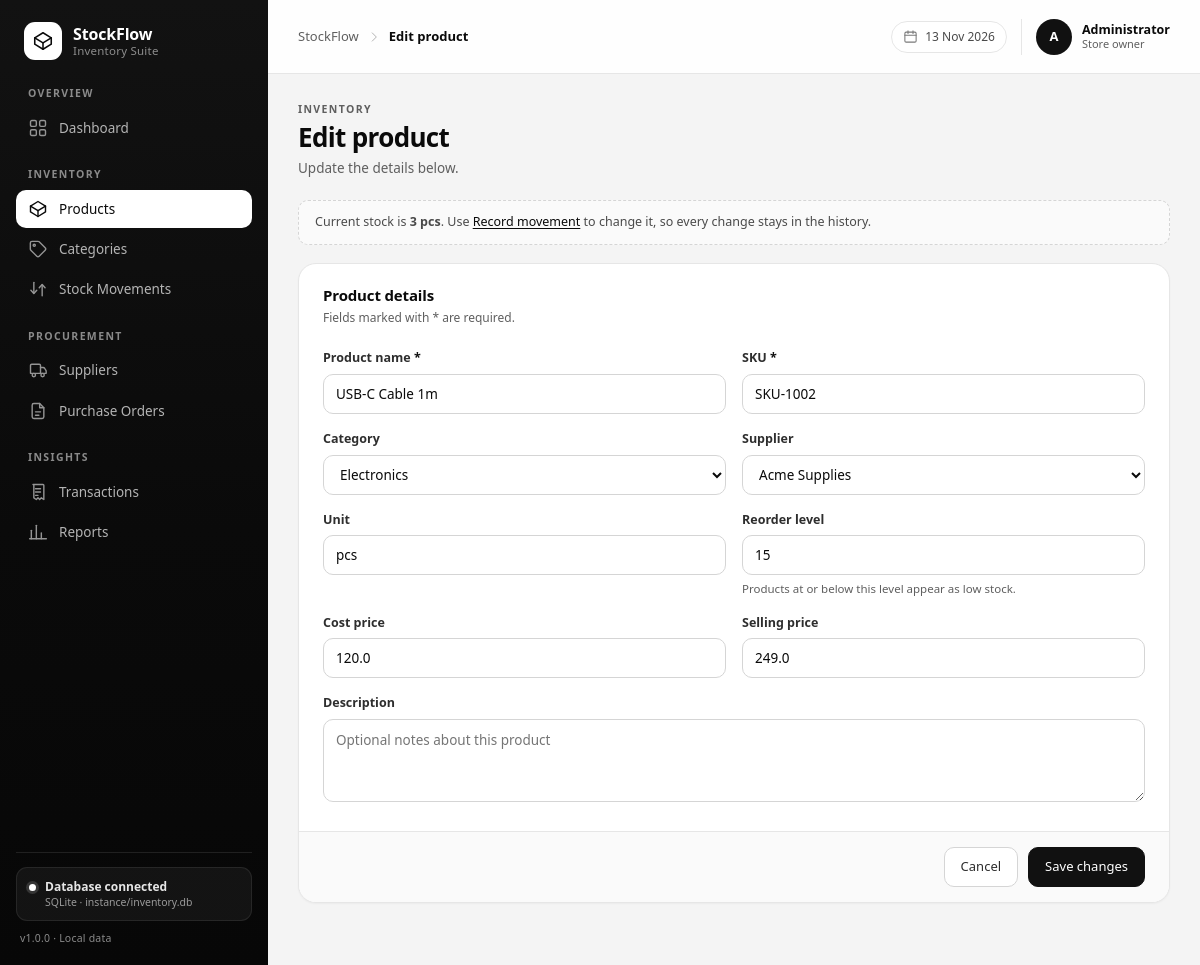
Page /products/2/edit on the committed database.
### tables this page shows
CREATE TABLE products (
    id            INTEGER PRIMARY KEY AUTOINCREMENT,
    sku           TEXT NOT NULL UNIQUE,
    name          TEXT NOT NULL,
    description   TEXT,
    category_id   INTEGER REFERENCES categories(id) ON DELETE SET NULL,
    supplier_id   INTEGER REFERENCES suppliers(id) ON DELETE SET NULL,
    unit          TEXT NOT NULL DEFAULT 'pcs',
    cost_price    REAL NOT NULL DEFAULT 0 CHECK (cost_price >= 0),
    selling_price REAL NOT NULL DEFAULT 0 CHECK (selling_price >= 0),
    quantity      INTEGER NOT NULL DEFAULT 0 CHECK (quantity >= 0),
    reorder_level INTEGER NOT NULL DEFAULT 0 CHECK (reorder_level >= 0),
    is_active     INTEGER NOT NULL DEFAULT 1 CHECK (is_active IN (0, 1)),
    created_at    TEXT NOT NULL DEFAULT (datetime('now', 'localtime')),
    updated_at    TEXT NOT NULL DEFAULT (datetime('now', 'localtime'))
);

CREATE TABLE categories (
    id          INTEGER PRIMARY KEY AUTOINCREMENT,
    name        TEXT NOT NULL UNIQUE,
    description TEXT,
    created_at  TEXT NOT NULL DEFAULT (datetime('now', 'localtime'))
);

CREATE TABLE suppliers (
    id             INTEGER PRIMARY KEY AUTOINCREMENT,
    name           TEXT NOT NULL,
    contact_person TEXT,
    email          TEXT,
    phone          TEXT,
    address        TEXT,
    created_at     TEXT NOT NULL DEFAULT (datetime('now', 'localtime'))
);

### routes/products.py (the view, shortened to what this page needs)
@products_bp.route("/<int:product_id>/edit", methods=["GET", "POST"])
def edit(product_id):
    product = query("SELECT * FROM products WHERE id = ?", (product_id,), one=True)
    if product is None:
        abort(404)
    form = {field: "" if product[field] is None else str(product[field]) for field in FORM_FIELDS}
    return render_template(
        "products/form.html",
        page_title="Edit product",
        active_page="products",
        mode="edit",
        product=product,
        form=form,
        **_form_options(),
    )

### database/db.py (called while the page is built)
def get_db():
    if "db" not in g:
        connection = sqlite3.connect(current_app.config["DATABASE"])
        connection.row_factory = sqlite3.Row
        connection.execute("PRAGMA foreign_keys = ON")
        g.db = connection
    return g.db

def query(sql, params=(), one=False):
    cursor = get_db().execute(sql, params)
    rows = cursor.fetchall()
    cursor.close()
    if one:
        return rows[0] if rows else None
    return rows

### routes/products.py (called while the page is built)
def _form_options():
    return {
        "categories": query("SELECT id, name FROM categories ORDER BY name COLLATE NOCASE"),
        "suppliers": query("SELECT id, name FROM suppliers ORDER BY name COLLATE NOCASE"),
    }

### templates/products/form.html (shortened to what this page needs)
{% extends 'base.html' %}
{% block content %}
  <div class="page-head">
    <div>
      <p class="page-head__eyebrow">Inventory</p>
      <h1 class="page-head__title">{{ 'Edit product' if mode == 'edit' else 'Add product' }}</h1>
      <p class="page-head__subtitle">
        {{ 'Update the details below.' if mode == 'edit' else 'Create a new product in your catalogue.' }}
      </p>
    </div>
  </div>
  {% if mode == 'edit' %}
    <div class="note-box">
      Current stock is <strong>{{ product.quantity }} {{ product.unit }}</strong>.
      Use <a href="{{ url_for('stock.create', product=product.id) }}">Record movement</a> to change it, so every change stays in the history.
    </div>
  {% endif %}
  <form method="post" class="form-card">
    <div class="form-card__head">
      <h2>Product details</h2>
      <p>Fields marked with * are required.</p>
    </div>
    <div class="form-grid">
      <div class="field">
        <label for="name">Product name <span class="req">*</span></label>
        <input class="input" id="name" name="name" value="{{ form.name }}" required maxlength="120">
      </div>
      <div class="field">
        <label for="sku">SKU <span class="req">*</span></label>
        <input class="input" id="sku" name="sku" value="{{ form.sku }}" required maxlength="60"
               placeholder="e.g. SKU-1001">
      </div>
      <div class="field">
        <label for="category_id">Category</label>
        <select class="input" id="category_id" name="category_id">
          {% for category in categories %}
            <option value="{{ category.id }}" {% if form.category_id == category.id|string %}selected{% endif %}>
              {{ category.name }}
            </option>
          {% endfor %}
        </select>
      </div>
      <div class="field">
        <label for="supplier_id">Supplier</label>
        <select class="input" id="supplier_id" name="supplier_id">
          {% for supplier in suppliers %}
            <option value="{{ supplier.id }}" {% if form.supplier_id == supplier.id|string %}selected{% endif %}>
              {{ supplier.name }}
            </option>
          {% endfor %}
        </select>
      </div>
      <div class="field">
        <label for="unit">Unit</label>
        <input class="input" id="unit" name="unit" value="{{ form.unit }}" maxlength="20"
               placeholder="pcs, box, kg">
      </div>
      <div class="field">
        <label for="reorder_level">Reorder level</label>
        <input class="input" id="reorder_level" name="reorder_level" type="number" min="0"
               value="{{ form.reorder_level }}">
        <p class="hint">Products at or below this level appear as low stock.</p>
      </div>
      <div class="field">
        <label for="cost_price">Cost price</label>
        <input class="input" id="cost_price" name="cost_price" type="number" min="0" step="0.01"
               value="{{ form.cost_price }}">
      </div>
      <div class="field">
        <label for="selling_price">Selling price</label>
        <input class="input" id="selling_price" name="selling_price" type="number" min="0" step="0.01"
               value="{{ form.selling_price }}">
      </div>
      <div class="field field--full">
        <label for="description">Description</label>
        <textarea class="input" id="description" name="description" rows="3"
                  placeholder="Optional notes about this product">{{ form.description }}</textarea>
      </div>
    </div>
    <div class="form-card__foot">
      <a class="btn btn--ghost" href="{{ url_for('products.index') }}">Cancel</a>
      <button class="btn" type="submit">{{ 'Save changes' if mode == 'edit' else 'Add product' }}</button>
    </div>
  </form>
{% endblock %}

### static/css/style.css (style rules this page uses)
:root { --bg: #f4f4f4; --surface: #ffffff; --surface-soft: #fafafa; --ink: #0a0a0a; --ink-soft: #2e2e2e; --muted: #5f5f5f; --muted-strong: #4a4a4a; --line: #e6e6e6; --line-strong: #d5d5d5; --brand: #111111; --brand-strong: #000000; --brand-soft: #f1f1f1; --navy: #0a0a0a; --radius-lg: 18px; --radius: 14px; --radius-sm: 10px; --shadow-sm: 0 1px 2px rgba(0, 0, 0, 0.04); --shadow-md: 0 1px 2px rgba(0, 0, 0, 0.04), 0 14px 34px -22px rgba(0, 0, 0, 0.35); --shadow-lg: 0 24px 48px -28px rgba(0, 0, 0, 0.45); --sidebar-w: 268px; --topbar-h: 74px; --font: "Segoe UI", -apple-system, BlinkMacSystemFont, "Inter", "Helvetica Neue", Arial, sans-serif; }
*, *::before, *::after { box-sizing: border-box; }
html { -webkit-text-size-adjust: 100%; }
body { margin: 0; font-family: var(--font); font-size: 14px; line-height: 1.5; color: var(--ink); background: var(--bg); -webkit-font-smoothing: antialiased; text-rendering: optimizeLegibility; }
h1, h2, h3, p, ul, ol, figure, dl, dd { margin: 0; }
a { color: inherit; text-decoration: none; }
button { font: inherit; color: inherit; }
strong { font-weight: 600; }
.page-head { display: flex; align-items: flex-end; justify-content: space-between; gap: 20px; flex-wrap: wrap; margin-bottom: 22px; }
.page-head__eyebrow { font-size: 10.5px; font-weight: 600; letter-spacing: 0.13em; text-transform: uppercase; color: var(--muted); margin-bottom: 5px; }
.page-head__title { font-size: 26px; font-weight: 650; letter-spacing: -0.025em; line-height: 1.15; }
.page-head__subtitle { margin-top: 5px; font-size: 13.5px; color: var(--muted); }
.input { width: 100%; height: 40px; padding: 0 12px; border: 1px solid var(--line-strong); border-radius: var(--radius-sm); background: var(--surface); color: var(--ink); font-family: inherit; font-size: 13.5px; transition: border-color 0.16s ease, box-shadow 0.16s ease; }
textarea.input { height: auto; padding: 10px 12px; line-height: 1.5; resize: vertical; }
.form-card { background: var(--surface); border: 1px solid var(--line); border-radius: var(--radius-lg); box-shadow: var(--shadow-sm); max-width: 960px; margin-bottom: 18px; overflow: hidden; }
.form-card__head { padding: 20px 24px 4px; }
.form-card__head h2 { font-size: 15px; font-weight: 650; letter-spacing: -0.01em; }
.form-card__head p { margin-top: 3px; font-size: 12px; color: var(--muted); }
.form-grid { display: grid; grid-template-columns: repeat(2, minmax(0, 1fr)); gap: 16px; padding: 18px 24px 24px; }
.field--full { grid-column: 1 / -1; }
.field label { display: block; margin-bottom: 6px; font-size: 12.5px; font-weight: 600; color: var(--ink-soft); }
.req { color: #111111; }
.hint { margin-top: 5px; font-size: 11.5px; color: var(--muted); }
.form-card__foot { display: flex; justify-content: flex-end; gap: 10px; padding: 15px 24px; border-top: 1px solid var(--line); background: var(--surface-soft); }
.note-box { max-width: 960px; margin-bottom: 18px; padding: 12px 16px; border: 1px dashed var(--line-strong); border-radius: var(--radius-sm); background: var(--surface-soft); font-size: 12.5px; color: var(--muted-strong); }
.note-box a { text-decoration: underline; text-underline-offset: 2px; color: var(--ink); }
.btn { display: inline-flex; align-items: center; justify-content: center; gap: 7px; height: 40px; padding: 0 16px; border-radius: var(--radius-sm); border: 1px solid #111111; background: #111111; color: #ffffff; font-size: 13px; font-weight: 500; cursor: pointer; white-space: nowrap; transition: background 0.16s ease, border-color 0.16s ease, color 0.16s ease; }
.btn--ghost { background: var(--surface); border-color: var(--line-strong); color: var(--ink-soft); }

### rows in the picture
products: quantity "3", unit "pcs", name "USB-C Cable 1m", sku "SKU-1002", category_id "Electronics", supplier_id "Acme Supplies", reorder_level "15", cost_price "120.0", selling_price "249.0"

### other values in the picture
{{ config.APP_NAME }} "StockFlow"
{{ config.APP_TAGLINE }} "Inventory Suite"
{{ config.APP_VERSION }} "1.0.0"
{{ page_title|default('Dashboard') }} "Edit product"
{{ 'Edit product' if mode == 'edit' else 'Add product' }} "Edit product"
{{ 'Save changes' if mode == 'edit' else 'Add product' }} "Save changes"
